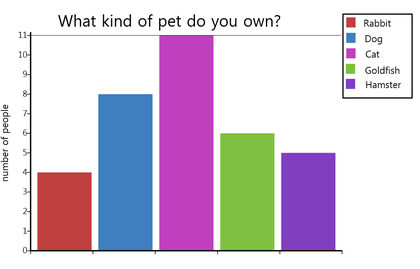
%> input picture Project - Statistical Charts Reading and Interpreting/Test Cases/Case 2/1.png, 420 x 269 px, shrunk from 1088 x 696 before the run
$ octave BarAnalysis.m   (GNU Octave 9; MATLAB toolbox functions it lacks are replaced by stand-ins)
%> lines starting %> are read from the running program, lines starting %| are printed output that depends on the picture; in (x1, y1, x2, y2) boxes, pixels count from 0 and x2, y2 are one past the last pixel; in counts of white or black regions, pixels touching at a corner belong together; the program's own positions count from 1
close all;

p21 = 'E:\collage\4th year\1st term\IP\Lab 7- Projects & Practical problems\Projects\4 Statistical Charts Reading and Interpreting\Test Cases\Case 2\1.png';
p22 = 'E:\collage\4th year\1st term\IP\Lab 7- Projects & Practical problems\Projects\4 Statistical Charts Reading and Interpreting\Test Cases\Case 2\2.jpg';
p42 = 'E:\collage\4th year\1st term\IP\Lab 7- Projects & Practical problems\Projects\4 Statistical Charts Reading and Interpreting\Test Cases\Case 4\2.png';
p41 = 'E:\collage\4th year\1st term\IP\Lab 7- Projects & Practical problems\Projects\4 Statistical Charts Reading and Interpreting\Test Cases\Case 4\1.jpg';
p8 ='E:\collage\4th year\1st term\IP\Lab 7- Projects & Practical problems\Projects\4 Statistical Charts Reading and Interpreting\Test Cases\Bonuses\Case 8\1.JPG';

I = imread(p21);
%> I is the input picture: size 269x420x3 uint8; mean R, G, B 212.3, 199.6, 216.5

%I = imread('1.2.jpg');
R=I;
figure,imshow(R);

% making sure the background is white
for i=1:size(R,1)
      for j=1:size(R,2)
          if ((R(i,j,1)>=150 && R(i,j,1)<=200) && (R(i,j,2)>=200 && R(i,j,2)<=255) &&(R(i,j,3)>=200 && R(i,j,3)<=255))
               R(i,j,1)=255;
               R(i,j,2)=255;
               R(i,j,3)=255;
          end
      end
  end
%> R: size 269x420x3 uint8; 0.01% of pixels changed, all inside (x1, y1, x2, y2) = (4, 18, 370, 252)
%figure,imshow(R);

% Thresholding
BW = im2bw(R,0.95);
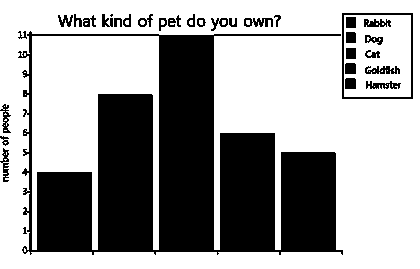
%> BW: size 269x420 logical; 62.9% white; 34 black regions (2 under 20 px), largest, box (x1, y1, x2, y2) and area: (18, 31, 343, 255) 38626, (342, 13, 413, 99) 612, (365, 66, 400, 74) 185
%figure,imshow(BW);

%Reverse, erode then dilate to segment the bars and circle alone
BW=~(BW);
se=strel('square',30);
d = imerode(BW,se);
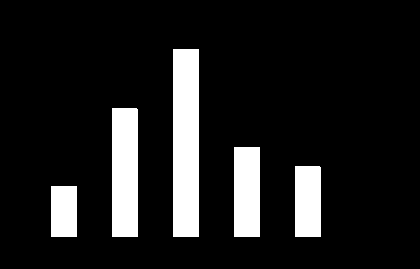
%> d: size 269x420 logical; 12.2% white; 5 white regions, box (x1, y1, x2, y2) and area: (173, 49, 199, 237) 4888, (112, 108, 138, 237) 3353, (234, 147, 260, 237) 2340, (295, 166, 321, 237) 1845, (51, 186, 77, 237) 1326
d = imdilate(d,se);
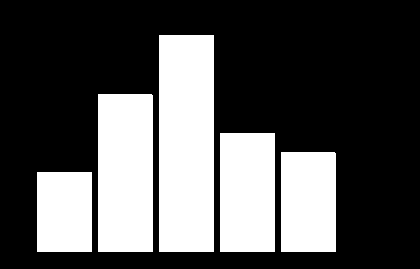
%> d: size 269x420 logical; 32.8% white; 5 white regions
figure,imshow(d);
bars = d ;

%%%%%%%%%%%%%%%%%%%%%%%%%%%%%%%%%%%%%%%%%%%%%% extracting Y-axis and bars hights  %%%%%%%%%%%%%%%%%%%%%

  % gettting hight of each bar
  [x, n] = bwlabel(bars);
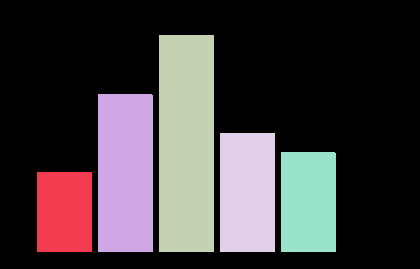
%> x: size 269x420 double; 6 distinct labels, from 0 to 5; one colour per label, 0 black
%> n = 5
  stats1 = regionprops (x, 'BoundingBox');
%> stats1 = 5 regions; box (x1, y1, x2, y2): (37, 172, 92, 252), (98, 94, 153, 252), (159, 35, 214, 252), (220, 133, 275, 252), (281, 152, 336, 252)
  hights = [] ;

  for i = 1 : n
    boundingBox = stats1(i).BoundingBox;
    hights(i) = boundingBox(4) ;

  end
%> this loop made 5 passes
%> boundingBox on passes 1 to 5: [37.5 172.5 55 80], [98.5 94.5 55 158], [159.5 35.5 55 217], [220.5 133.5 55 119], [281.5 152.5 55 100]
%> after the loop, hights = [80 158 217 119 100]


  %%%%%%%%%%%%%%%%%%%%%%%%%%%%%%%%%%%%%%%%%
 % vertical edge detection for detecting y -axis
 I = BW;
 I = edge(I,'Prewitt','vertical');
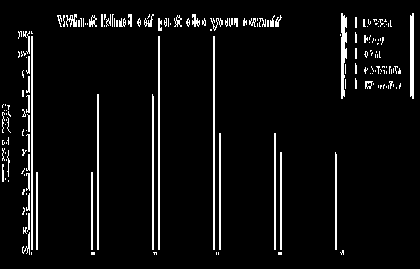
%> I: size 269x420 logical; 5.4% white in thin lines or dots, all inside (x1, y1, x2, y2) = (2, 13, 414, 255)
 %figure,imshow( I);

 I = bwareaopen(I,200);
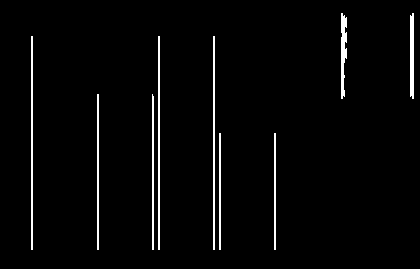
%> I: size 269x420 logical; 2.7% white in thin lines or dots, all inside (x1, y1, x2, y2) = (31, 13, 414, 250)
 I = imfill(I, 'holes');
 %figure,imshow( I);

 % gitting largest vert. edge (Y axis )
 [x, n] = bwlabel(I);
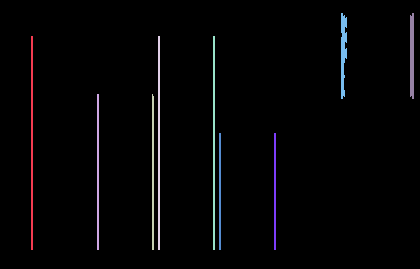
%> x: size 269x420 double; 10 distinct labels, from 0 to 9; one colour per label, 0 black
%> n = 9
 stats1 = regionprops (x, 'BoundingBox' );
%> stats1 = 9 regions; largest, box (x1, y1, x2, y2): (341, 13, 347, 99), (31, 36, 33, 250), (158, 36, 160, 250), (213, 36, 215, 250), (410, 13, 414, 99)
 BB = stats1(1).BoundingBox;
%> BB = [31.5 36.5 2 214]
 yAxis = BB(4);
%> yAxis = 214


 %%%%%%%%%%%%%%%%%%%%%%%%%%%%%%%%%%%%%%%%%%%%%%%%%%%%%%%%%%%%%%
 % using Bounding box of Y axis -> get the highest value of y axis

  %*************************************************************
  % boundingBox = [xLeft, yTop, width, height] ;
  boundingBox = BB ;
%> boundingBox = [31.5 36.5 2 214]
  boundingBox(1) =  boundingBox(1) - 50 ;
  boundingBox(2) =  boundingBox(2) - 10 ;
  boundingBox(3) =  boundingBox(3) + (13* boundingBox(3)) ;
  boundingBox(4) =  boundingBox(4) - (0.9 * boundingBox(4)) ;

  subImage = imcrop(R ,boundingBox);
  figure,imshow(subImage);


%> (the run ends here)

$ run again, with Project - Statistical Charts Reading and Interpreting/Code & TestCases/1.2.JPG saved as Project - Statistical Charts Reading and Interpreting/Test Cases/Case 2/1.png
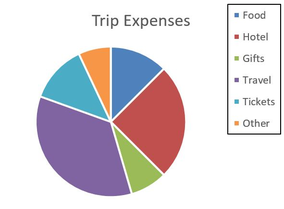
%> input picture Project - Statistical Charts Reading and Interpreting/Code & TestCases/1.2.JPG, 284 x 209 px, shrunk from 591 x 435 before the run
%> I is the input picture: size 209x284x3 uint8; mean R, G, B 219.2, 212.6, 217.8
%> `BW = im2bw(R,0.95);`:
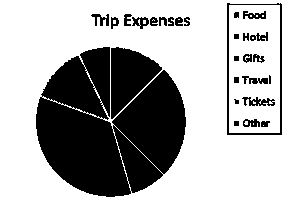
%> BW: size 209x284 logical; 67.6% white; 28 black regions (2 under 20 px), largest, box (x1, y1, x2, y2) and area: (36, 47, 186, 197) 14903, (111, 47, 162, 119) 2106, (227, 3, 282, 135) 683
%> n = 4
%> `stats1 = regionprops (x, 'BoundingBox');`: stats1 = 4 regions; box (x1, y1, x2, y2): (38, 107, 123, 195), (56, 71, 86, 101), (111, 53, 146, 91), (126, 86, 184, 158)
%> the loop `for i = 1 : n` made 4 passes
%> boundingBox on passes 1 to 4: [38.5 107.5 85 88], [56.5 71.5 30 30], [111.5 53.5 35 38], [126.5 86.5 58 72]
%> after the loop `for i = 1 : n`: hights = [88 30 38 72]
%> `[x, n] = bwlabel(I);`:
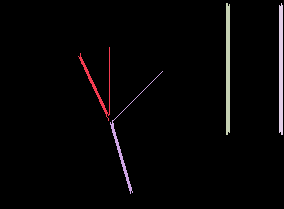
%> x: size 209x284 double; 5 distinct labels, from 0 to 4; one colour per label, 0 black
%> `stats1 = regionprops (x, 'BoundingBox' );`: stats1 = 4 regions; box (x1, y1, x2, y2): (78, 47, 110, 121), (110, 71, 163, 194), (226, 3, 230, 135), (279, 3, 283, 135)
%> BB = [78.5 47.5 32 74]
%> yAxis = 74
%> `boundingBox = BB ;`: boundingBox = [78.5 47.5 32 74]
